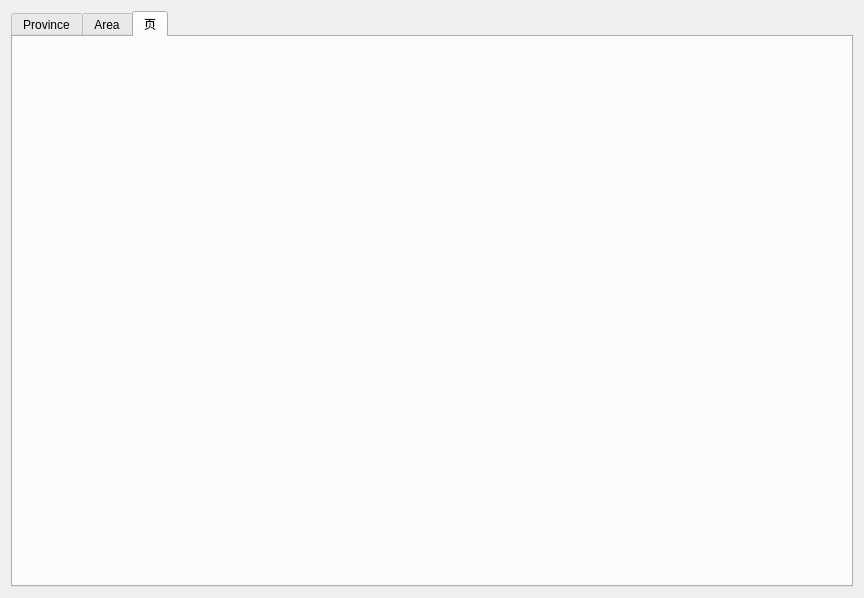
<?xml version="1.0" encoding="UTF-8"?>
<ui version="4.0">
 <class>StatItem</class>
 <widget class="QWidget" name="StatItem">
  <property name="geometry">
   <rect>
    <x>0</x>
    <y>0</y>
    <width>864</width>
    <height>598</height>
   </rect>
  </property>
  <property name="windowTitle">
   <string>Form</string>
  </property>
  <layout class="QGridLayout" name="gridLayout">
   <item row="0" column="0">
    <widget class="QTabWidget" name="tabWidget">
     <property name="currentIndex">
      <number>2</number>
     </property>
     <widget class="BarChart" name="tab">
      <attribute name="title">
       <string>Province</string>
      </attribute>
     </widget>
     <widget class="PieChart" name="tab_2">
      <attribute name="title">
       <string>Area</string>
      </attribute>
      <widget class="QComboBox" name="comboBox">
       <property name="geometry">
        <rect>
         <x>40</x>
         <y>20</y>
         <width>101</width>
         <height>22</height>
        </rect>
       </property>
      </widget>
     </widget>
     <widget class="LineChart" name="tab_3">
      <attribute name="title">
       <string>页</string>
      </attribute>
     </widget>
    </widget>
   </item>
  </layout>
 </widget>
 <customwidgets>
  <customwidget>
   <class>BarChart</class>
   <extends>QWidget</extends>
   <header>barchart.h</header>
   <container>1</container>
  </customwidget>
  <customwidget>
   <class>PieChart</class>
   <extends>QWidget</extends>
   <header>piechart.h</header>
   <container>1</container>
  </customwidget>
  <customwidget>
   <class>LineChart</class>
   <extends>QWidget</extends>
   <header>linechart.h</header>
   <container>1</container>
  </customwidget>
 </customwidgets>
 <resources/>
 <connections/>
</ui>
